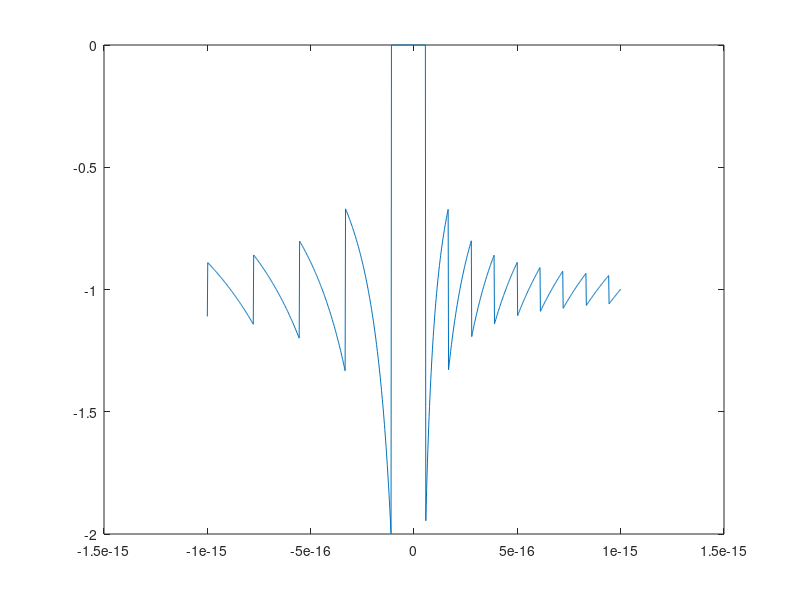

The MATLAB source for this figure:
sum=0;
for k=1:1000
     sum =sum + k*( sin(pi*(k^10+1/k)) - sin(pi*(k^10-1/k)));
end

%1.13(2)
x=linspace(-10^-15 , 10^-15, 1000);
for i=1:1000   
    y(i)=log(1-x(i))/x(i);
end
plot(x,y);
